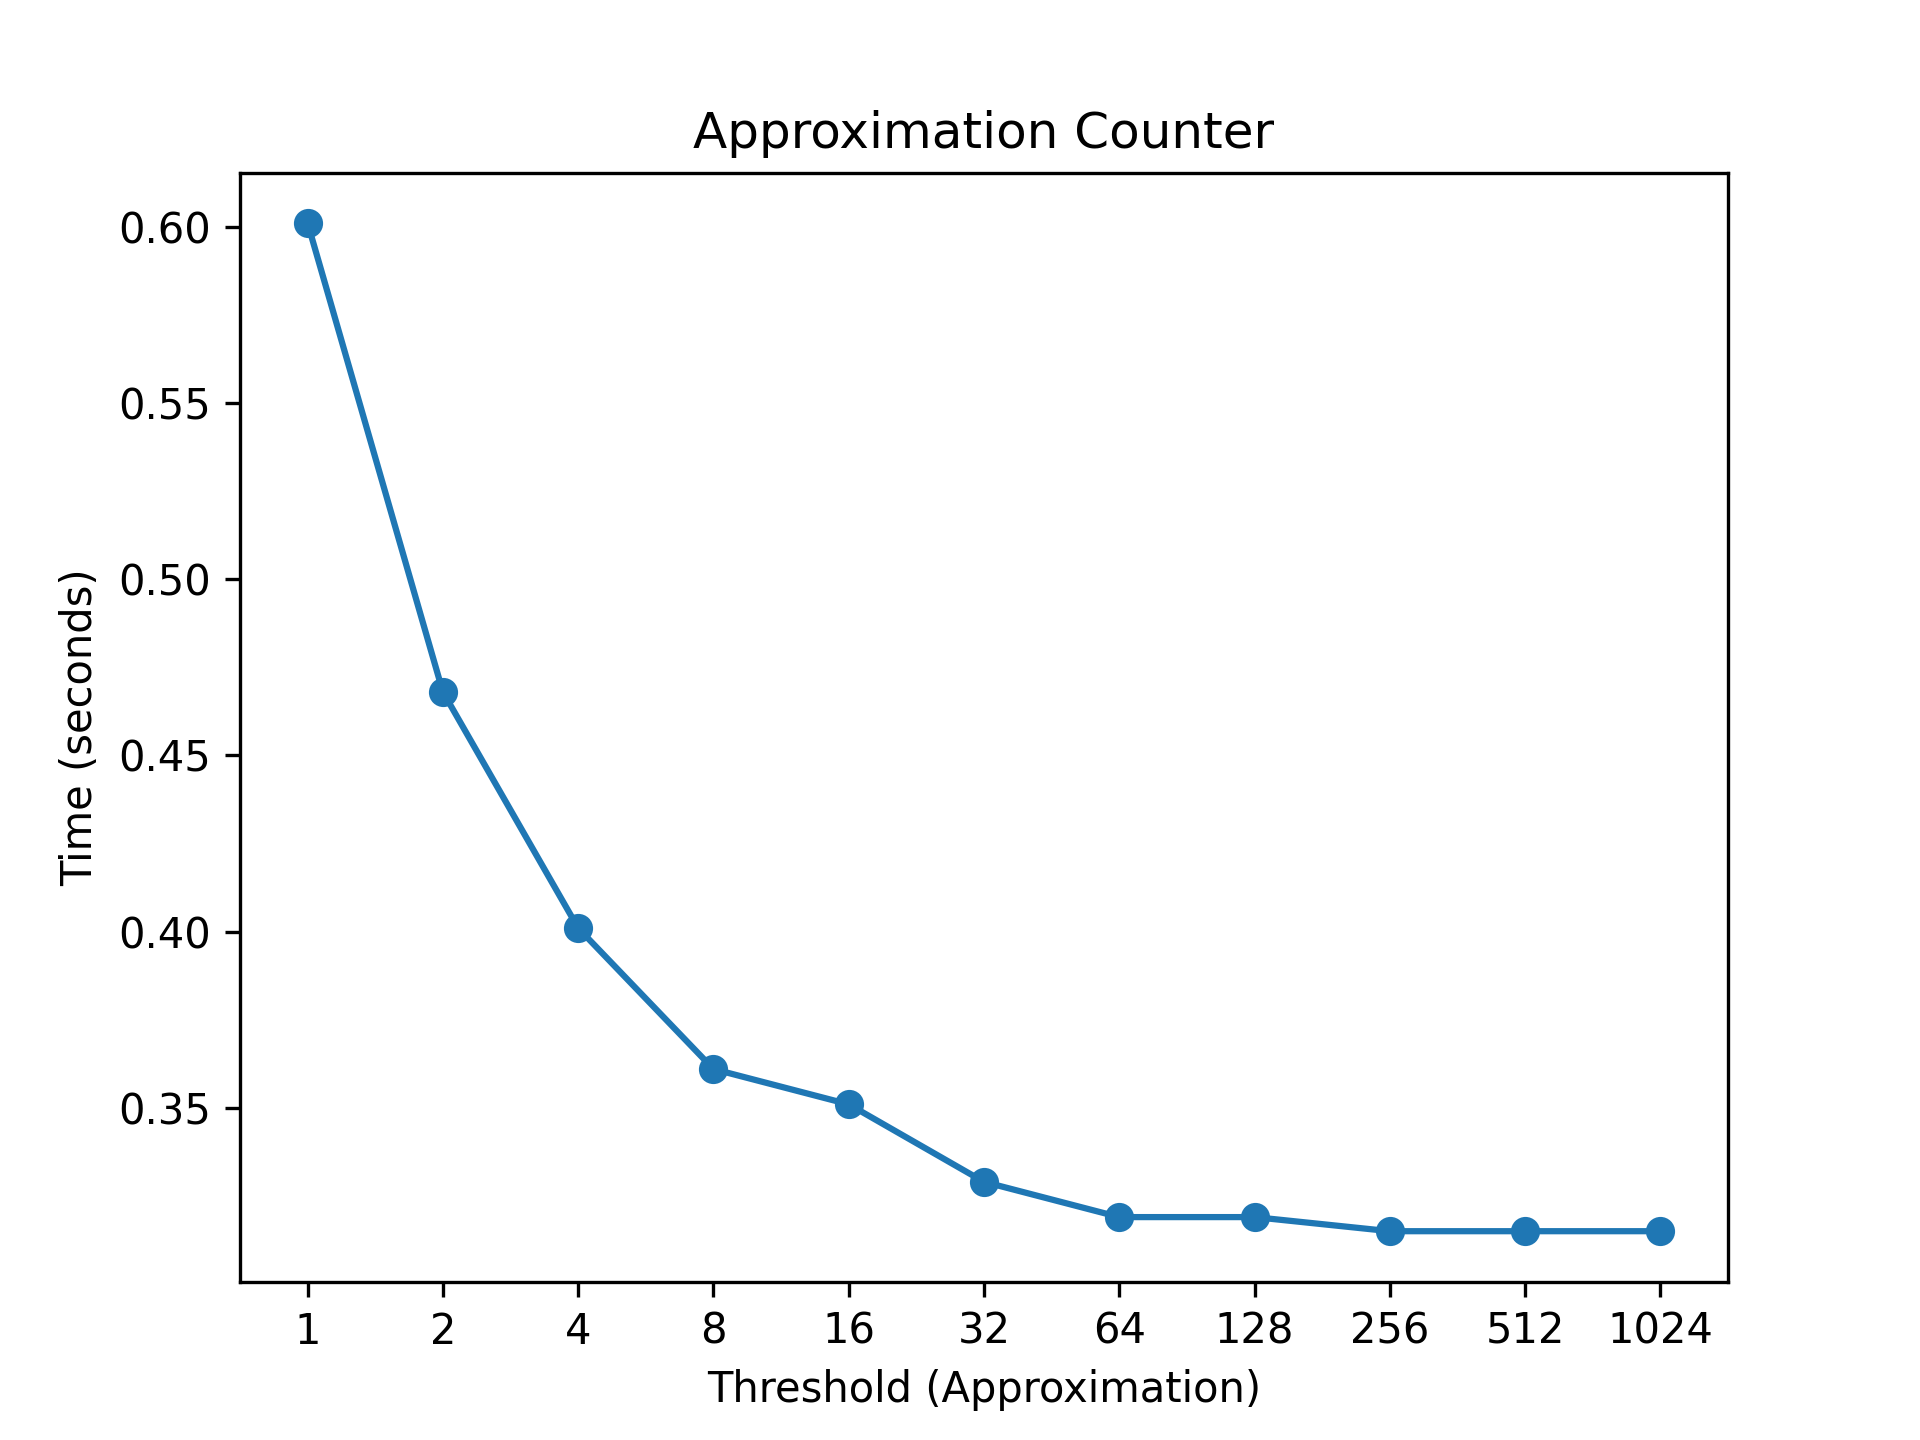

This figure's Python source:
import matplotlib.pyplot as plt
import numpy as np

# each threshold used
# thold_x = [2, 4, 8, 16, 32, 64, 128, 256, 512, 1024]

# this is required to get each number in thold_x to show on the graph
# and make it similar to the graph in the book
thold_x = np.arange(0, 11)
x = 2 ** thold_x # exponents


# timing of each threshold to finish
time_y = [0.601, 0.468, 0.401, 0.361, 0.351, 0.329, 0.319, 0.319, 0.315, 0.315, 0.315]

plt.plot(thold_x, time_y, marker='o')
plt.xticks(thold_x, x)

# label the x and y axes
plt.xlabel("Threshold (Approximation)")
plt.ylabel("Time (seconds)")

# give the graph a title
plt.title("Approximation Counter")
plt.savefig("plot.png", dpi=300)

# get it all together
plt.show()